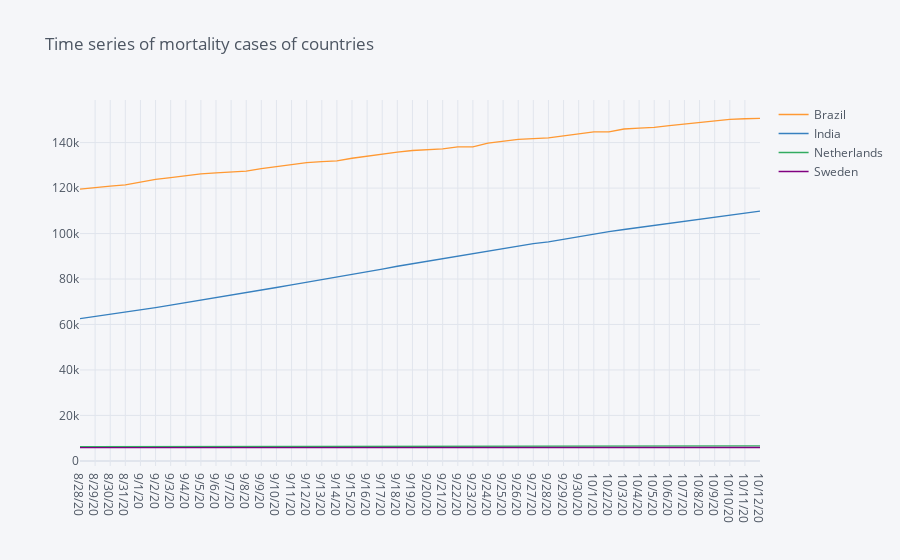

The code cell stored with this chart in its notebook:
### Code cell
#Time series plot of mortality cases for 4 selected countries 
covid_filtered1 = covid_filtered1.groupby(['Country']).sum()

#get countries with most cases on last date in dataframe
covid_filtered1 = covid_filtered1.sort_values(by = covid_filtered1.columns[-1], ascending = False).head(4)

covid_filtered1.transpose().iplot(title = 'Time series of mortality cases of countries ')

### Figure 1 — Plotly figure (JSON) as saved in the notebook; plotly's stock layout.template omitted (floating-point values rounded to 4 significant figures)
{"data": [{"line": {"color": "rgba(255, 153, 51, 1.0)", "dash": "solid", "shape": "linear", "width": 1.3}, "mode": "lines", "name": "Brazil", "text": "", "type": "scatter", "x": ["8/28/20", "8/29/20", "8/30/20", "8/31/20", "9/1/20", "9/2/20", "9/3/20", "9/4/20", "9/5/20", "9/6/20", "9/7/20", "9/8/20", "9/9/20", "9/10/20", "9/11/20", "9/12/20", "9/13/20", "9/14/20", "9/15/20", "9/16/20", "9/17/20", "9/18/20", "9/19/20", "9/20/20", "9/21/20", "9/22/20", "9/23/20", "9/24/20", "9/25/20", "9/26/20", "9/27/20", "9/28/20", "9/29/20", "9/30/20", "10/1/20", "10/2/20", "10/3/20", "10/4/20", "10/5/20", "10/6/20", "10/7/20", "10/8/20", "10/9/20", "10/10/20", "10/11/20", "10/12/20"], "y": [119504, 120262, 120828, 121381, 122596, 123780, 124614, 125502, 126203, 126650, 126960, 127464, 128539, 129522, 130396, 131210, 131625, 132006, 133119, 134106, 134935, 135793, 136532, 136895, 137272, 138105, 138105, 139808, 140537, 141406, 141741, 142058, 142921, 143952, 144680, 144680, 145987, 146352, 146675, 147494, 148228, 148957, 149639, 150198, 150488, 150689]}, {"line": {"color": "rgba(55, 128, 191, 1.0)", "dash": "solid", "shape": "linear", "width": 1.3}, "mode": "lines", "name": "India", "text": "", "type": "scatter", "x": ["8/28/20", "8/29/20", "8/30/20", "8/31/20", "9/1/20", "9/2/20", "9/3/20", "9/4/20", "9/5/20", "9/6/20", "9/7/20", "9/8/20", "9/9/20", "9/10/20", "9/11/20", "9/12/20", "9/13/20", "9/14/20", "9/15/20", "9/16/20", "9/17/20", "9/18/20", "9/19/20", "9/20/20", "9/21/20", "9/22/20", "9/23/20", "9/24/20", "9/25/20", "9/26/20", "9/27/20", "9/28/20", "9/29/20", "9/30/20", "10/1/20", "10/2/20", "10/3/20", "10/4/20", "10/5/20", "10/6/20", "10/7/20", "10/8/20", "10/9/20", "10/10/20", "10/11/20", "10/12/20"], "y": [62550, 63498, 64469, 65288, 66333, 67376, 68472, 69561, 70626, 71642, 72775, 73890, 75062, 76271, 77472, 78586, 79722, 80776, 82066, 83198, 84372, 85619, 86752, 87882, 88935, 90020, 91149, 92290, 93379, 94503, 95542, 96318, 97497, 98678, 99773, 100842, 101782, 102685, 103569, 104555, 105526, 106490, 107416, 108334, 109150, 109856]}, {"line": {"color": "rgba(50, 171, 96, 1.0)", "dash": "solid", "shape": "linear", "width": 1.3}, "mode": "lines", "name": "Netherlands", "text": "", "type": "scatter", "x": ["8/28/20", "8/29/20", "8/30/20", "8/31/20", "9/1/20", "9/2/20", "9/3/20", "9/4/20", "9/5/20", "9/6/20", "9/7/20", "9/8/20", "9/9/20", "9/10/20", "9/11/20", "9/12/20", "9/13/20", "9/14/20", "9/15/20", "9/16/20", "9/17/20", "9/18/20", "9/19/20", "9/20/20", "9/21/20", "9/22/20", "9/23/20", "9/24/20", "9/25/20", "9/26/20", "9/27/20", "9/28/20", "9/29/20", "9/30/20", "10/1/20", "10/2/20", "10/3/20", "10/4/20", "10/5/20", "10/6/20", "10/7/20", "10/8/20", "10/9/20", "10/10/20", "10/11/20", "10/12/20"], "y": [6220, 6224, 6224, 6224, 6230, 6235, 6235, 6237, 6241, 6243, 6243, 6244, 6246, 6249, 6252, 6253, 6254, 6256, 6258, 6260, 6266, 6273, 6275, 6279, 6281, 6291, 6296, 6312, 6328, 6366, 6374, 6380, 6393, 6406, 6419, 6428, 6449, 6454, 6454, 6482, 6518, 6531, 6544, 6567, 6584, 6596]}, {"line": {"color": "rgba(128, 0, 128, 1.0)", "dash": "solid", "shape": "linear", "width": 1.3}, "mode": "lines", "name": "Sweden", "text": "", "type": "scatter", "x": ["8/28/20", "8/29/20", "8/30/20", "8/31/20", "9/1/20", "9/2/20", "9/3/20", "9/4/20", "9/5/20", "9/6/20", "9/7/20", "9/8/20", "9/9/20", "9/10/20", "9/11/20", "9/12/20", "9/13/20", "9/14/20", "9/15/20", "9/16/20", "9/17/20", "9/18/20", "9/19/20", "9/20/20", "9/21/20", "9/22/20", "9/23/20", "9/24/20", "9/25/20", "9/26/20", "9/27/20", "9/28/20", "9/29/20", "9/30/20", "10/1/20", "10/2/20", "10/3/20", "10/4/20", "10/5/20", "10/6/20", "10/7/20", "10/8/20", "10/9/20", "10/10/20", "10/11/20", "10/12/20"], "y": [5821, 5821, 5821, 5808, 5813, 5820, 5832, 5835, 5835, 5835, 5837, 5838, 5842, 5843, 5846, 5846, 5846, 5846, 5851, 5860, 5864, 5865, 5865, 5865, 5865, 5870, 5876, 5878, 5880, 5880, 5880, 5880, 5890, 5893, 5893, 5895, 5895, 5895, 5895, 5883, 5892, 5892, 5894, 5894, 5894, 5894]}], "layout": {"legend": {"bgcolor": "#F5F6F9", "font": {"color": "#4D5663"}}, "paper_bgcolor": "#F5F6F9", "plot_bgcolor": "#F5F6F9", "title": {"font": {"color": "#4D5663"}, "text": "Time series of mortality cases of countries "}, "xaxis": {"gridcolor": "#E1E5ED", "showgrid": true, "tickfont": {"color": "#4D5663"}, "title": {"font": {"color": "#4D5663"}, "text": ""}, "zerolinecolor": "#E1E5ED"}, "yaxis": {"gridcolor": "#E1E5ED", "showgrid": true, "tickfont": {"color": "#4D5663"}, "title": {"font": {"color": "#4D5663"}, "text": ""}, "zerolinecolor": "#E1E5ED"}}}
